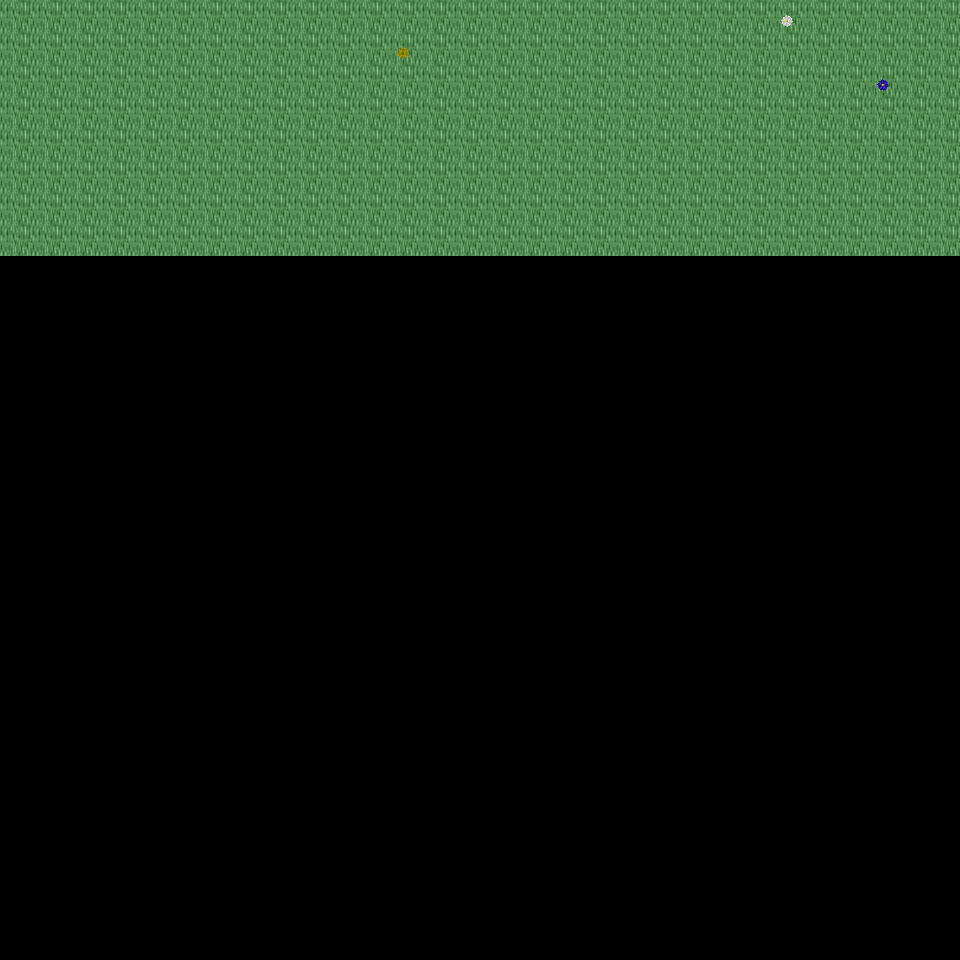

Below is a game level as drawn by its tile map, then a one-line description and the .tmx that defines it (tile-layer data replaced by summaries):
An orthogonal 30x30 tile map with 32x32 px tiles, 6 tile layers (Ground, Object, Object2, Above, ...), 32 tilesets and 3 objects (3x mapExit).

<map version="1.0" orientation="orthogonal" renderorder="right-down" width="30" height="30" tilewidth="32" tileheight="32" nextobjectid="4">
  <tileset firstgid="1" name="tileset_logic_collision" tilewidth="32" tileheight="32" tilecount="1" columns="1">
    <image source="../drawable/tileset_logic_collision.png" width="32" height="32" />
  </tileset>
  <tileset firstgid="2" name="tileset_ground_ridge_earth_pale" tilewidth="32" tileheight="32" tilecount="96" columns="12">
    <image source="../drawable/tileset_ground_ridge_earth_pale.png" width="384" height="256" />
  </tileset>
  <tileset firstgid="98" name="tileset_ground_ridge_earth_dark" tilewidth="32" tileheight="32" tilecount="96" columns="12">
    <image source="../drawable/tileset_ground_ridge_earth_dark.png" width="384" height="256" />
  </tileset>
  <tileset firstgid="194" name="tileset_ground_ground" tilewidth="32" tileheight="32" tilecount="33" columns="3">
    <image source="../drawable/tileset_ground_ground.png" width="96" height="352" />
  </tileset>
  <tileset firstgid="227" name="tileset_terrain_grassland" tilewidth="32" tileheight="32" tilecount="88" columns="8">
    <image source="../drawable/tileset_terrain_grassland.png" width="256" height="352" />
  </tileset>
  <tileset firstgid="315" name="tileset_ground_grass_edges" tilewidth="32" tileheight="32" tilecount="36" columns="12">
    <image source="../drawable/tileset_ground_grass_edges.png" width="384" height="96" />
  </tileset>
  <tileset firstgid="351" name="tileset_ground_grass_corners" tilewidth="32" tileheight="32" tilecount="24" columns="6">
    <image source="../drawable/tileset_ground_grass_corners.png" width="192" height="128" />
  </tileset>
  <tileset firstgid="375" name="tileset_plant_tree_tree_darkgreen" tilewidth="32" tileheight="32" tilecount="88" columns="8">
    <image source="../drawable/tileset_plant_tree_tree_darkgreen.png" width="256" height="352" />
  </tileset>
  <tileset firstgid="463" name="tileset_plant_tree_fall_trees" tilewidth="32" tileheight="32" tilecount="40" columns="8">
    <image source="../drawable/tileset_plant_tree_fall_trees.png" width="256" height="160" />
  </tileset>
  <tileset firstgid="503" name="tileset_plant_tree_evergreen" tilewidth="32" tileheight="32" tilecount="36" columns="3">
    <image source="../drawable/tileset_plant_tree_evergreen.png" width="96" height="384" />
  </tileset>
  <tileset firstgid="539" name="tileset_plant_tree_pine_tree" tilewidth="32" tileheight="32" tilecount="20" columns="4">
    <image source="../drawable/tileset_plant_tree_pine_tree.png" width="128" height="160" />
  </tileset>
  <tileset firstgid="559" name="tileset_plant_tree_pine_tree_1" tilewidth="32" tileheight="32" tilecount="20" columns="4">
    <image source="../drawable/tileset_plant_tree_pine_tree_1.png" width="128" height="160" />
  </tileset>
  <tileset firstgid="579" name="tileset_building_decoration_rocks" tilewidth="32" tileheight="32" tilecount="6" columns="3">
    <image source="../drawable/tileset_building_decoration_rocks.png" width="96" height="64" />
  </tileset>
  <tileset firstgid="585" name="tileset_plant_stump_hollow_logs" tilewidth="32" tileheight="32" tilecount="6" columns="3">
    <image source="../drawable/tileset_plant_stump_hollow_logs.png" width="96" height="64" />
  </tileset>
  <tileset firstgid="591" name="tileset_plant_stump_small_stump" tilewidth="32" tileheight="32" tilecount="4" columns="2">
    <image source="../drawable/tileset_plant_stump_small_stump.png" width="64" height="64" />
  </tileset>
  <tileset firstgid="595" name="tileset_plant_flower_daisy_yellow" tilewidth="32" tileheight="32" tilecount="8" columns="2">
    <image source="../drawable/tileset_plant_flower_daisy_yellow.png" width="64" height="128" />
  </tileset>
  <tileset firstgid="603" name="tileset_plant_flower_daisy_white" tilewidth="32" tileheight="32" tilecount="8" columns="2">
    <image source="../drawable/tileset_plant_flower_daisy_white.png" width="64" height="128" />
  </tileset>
  <tileset firstgid="611" name="tileset_plant_flower_daisy_red" tilewidth="32" tileheight="32" tilecount="8" columns="2">
    <image source="../drawable/tileset_plant_flower_daisy_red.png" width="64" height="128" />
  </tileset>
  <tileset firstgid="619" name="tileset_plant_flower_daisy_blue" tilewidth="32" tileheight="32" tilecount="8" columns="2">
    <image source="../drawable/tileset_plant_flower_daisy_blue.png" width="64" height="128" />
  </tileset>
  <tileset firstgid="627" name="tileset_plant_leaves" tilewidth="32" tileheight="32" tilecount="8" columns="4">
    <image source="../drawable/tileset_plant_leaves.png" width="128" height="64" />
  </tileset>
  <tileset firstgid="635" name="tileset_plant_brown_mushrooms" tilewidth="32" tileheight="32" tilecount="24" columns="6">
    <image source="../drawable/tileset_plant_brown_mushrooms.png" width="192" height="128" />
  </tileset>
  <tileset firstgid="659" name="tileset_logic_item_resources" tilewidth="32" tileheight="32" tilecount="6" columns="6">
    <image source="../drawable/tileset_logic_item_resources.png" width="192" height="32" />
  </tileset>
  <tileset firstgid="665" name="tileset_logic_creature_animal" tilewidth="32" tileheight="32" tilecount="32" columns="8">
    <image source="../drawable/tileset_logic_creature_animal.png" width="256" height="128" />
  </tileset>
  <tileset firstgid="697" name="tileset_ground_tall_grass" tilewidth="32" tileheight="32" tilecount="15" columns="5">
    <image source="../drawable/tileset_ground_tall_grass.png" width="160" height="96" />
  </tileset>
  <tileset firstgid="712" name="tileset_logic_creature_reptile" tilewidth="32" tileheight="32" tilecount="7" columns="7">
    <image source="../drawable/tileset_logic_creature_reptile.png" width="224" height="32" />
  </tileset>
  <tileset firstgid="719" name="tileset_plant_bush_leafy" tilewidth="32" tileheight="32" tilecount="48" columns="8">
    <image source="../drawable/tileset_plant_bush_leafy.png" width="256" height="192" />
  </tileset>
  <tileset firstgid="767" name="tileset_plant_bushes_and_trees" tilewidth="32" tileheight="32" tilecount="144" columns="16">
    <image source="../drawable/tileset_plant_bushes_and_trees.png" width="512" height="289" />
  </tileset>
  <tileset firstgid="911" name="tileset_building_thatched_roof_cottage1" tilewidth="32" tileheight="32" tilecount="20" columns="4">
    <image source="../drawable/tileset_building_thatched_roof_cottage1.png" width="128" height="160" />
  </tileset>
  <tileset firstgid="931" name="tileset_building_thatched_roof_cottage2" tilewidth="32" tileheight="32" tilecount="20" columns="4">
    <image source="../drawable/tileset_building_thatched_roof_cottage2.png" width="128" height="160" />
  </tileset>
  <tileset firstgid="951" name="tileset_plant_stump_stump_rectangular" tilewidth="32" tileheight="32" tilecount="4" columns="2">
    <image source="../drawable/tileset_plant_stump_stump_rectangular.png" width="64" height="64" />
  </tileset>
  <tileset firstgid="955" name="tileset_object_well_hoist" tilewidth="32" tileheight="32" tilecount="9" columns="3">
    <image source="../drawable/tileset_object_well_hoist.png" width="96" height="96" />
  </tileset>
  <tileset firstgid="964" name="tileset_logic_creature_gnome" tilewidth="32" tileheight="32" tilecount="6" columns="6">
    <image source="../drawable/tileset_logic_creature_gnome.png" width="192" height="32" />
  </tileset>
  <layer name="Ground" width="30" height="30">
    <data>[900 cells, 240 non-empty, 1 distinct tile ids]</data>
  </layer>
  <layer name="Object" width="30" height="30">
    <data>[900 cells, 3 non-empty, 3 distinct tile ids]</data>
  </layer>
  <layer name="Object2" width="30" height="30">
    <data>[900 cells, 0 non-empty, 0 distinct tile ids]</data>
  </layer>
  <layer name="Above" width="30" height="30">
    <data>[900 cells, 0 non-empty, 0 distinct tile ids]</data>
  </layer>
  <layer name="Above2" width="30" height="30">
    <data>[900 cells, 0 non-empty, 0 distinct tile ids]</data>
  </layer>
  <layer name="Walkable" width="30" height="30">
    <data>[900 cells, 0 non-empty, 0 distinct tile ids]</data>
  </layer>
  <objectgroup name="MapEvents">
    <object id="1" name="north" type="mapExit" x="0" y="0" width="960" height="32">
      <properties>
        <property name="map" value="level_0_x52_y11" />
        <property name="x" value="0" />
        <property name="y" value="28" />
      </properties>
    </object>
    <object id="2" name="west" type="mapExit" x="0" y="0" width="32" height="960">
      <properties>
        <property name="map" value="level_0_x51_y12" />
        <property name="x" value="28" />
        <property name="y" value="0" />
      </properties>
    </object>
    <object id="3" name="east" type="mapExit" x="928" y="0" width="32" height="960">
      <properties>
        <property name="map" value="level_0_x53_y12" />
        <property name="x" value="1" />
        <property name="y" value="0" />
      </properties>
    </object>
  </objectgroup>
</map>
